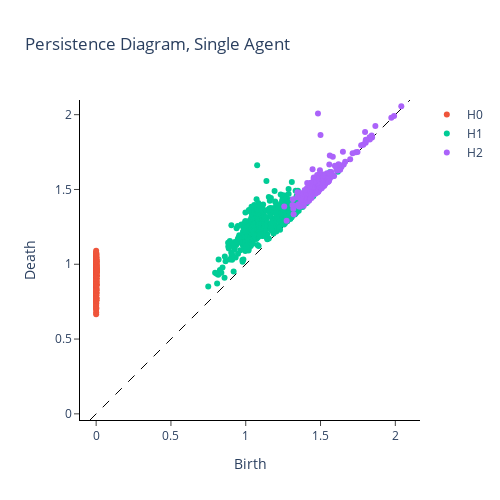

Notebook source saved alongside this figure:
### Code cell
diagrams = compute_persistence_diagrams([neural_points])

from gtda.plotting import plot_diagram

fig = plot_diagram(diagrams[0])

fig.update_layout(title="Persistence Diagram, Single Agent")

### Figure 1 — Plotly figure (JSON) as saved in the notebook; plotly's stock layout.template omitted (floating-point values rounded to 4 significant figures; data arrays with more than 128 entries replaced by an {"elided": "..."} marker saying what was removed)
{"data": [{"hoverinfo": "none", "line": {"color": "black", "dash": "dash", "width": 1}, "mode": "lines", "showlegend": false, "type": "scatter", "x": [-0.04114, 2.098], "y": [-0.04114, 2.098]}, {"hoverinfo": "text", "hovertext": {"elided": "399 str values"}, "mode": "markers", "name": "H0", "type": "scatter", "x": {"elided": "399 int values"}, "y": {"elided": "399 float values"}}, {"hoverinfo": "text", "hovertext": {"elided": "589 str values"}, "mode": "markers", "name": "H1", "type": "scatter", "x": {"elided": "589 float values"}, "y": {"elided": "589 float values"}}, {"hoverinfo": "text", "hovertext": {"elided": "217 str values"}, "mode": "markers", "name": "H2", "type": "scatter", "x": {"elided": "217 float values"}, "y": {"elided": "217 float values"}}], "layout": {"height": 500, "plot_bgcolor": "white", "title": {"text": "Persistence Diagram, Single Agent"}, "width": 500, "xaxis": {"autorange": false, "exponentformat": "e", "linecolor": "black", "linewidth": 1, "mirror": false, "range": [-0.04114, 2.098], "showexponent": "all", "showline": true, "side": "bottom", "ticks": "outside", "title": {"text": "Birth"}, "type": "linear", "zeroline": true}, "yaxis": {"autorange": false, "exponentformat": "e", "linecolor": "black", "linewidth": 1, "mirror": false, "range": [-0.04114, 2.098], "scaleanchor": "x", "scaleratio": 1, "showexponent": "all", "showline": true, "side": "left", "ticks": "outside", "title": {"text": "Death"}, "type": "linear", "zeroline": true}}}
